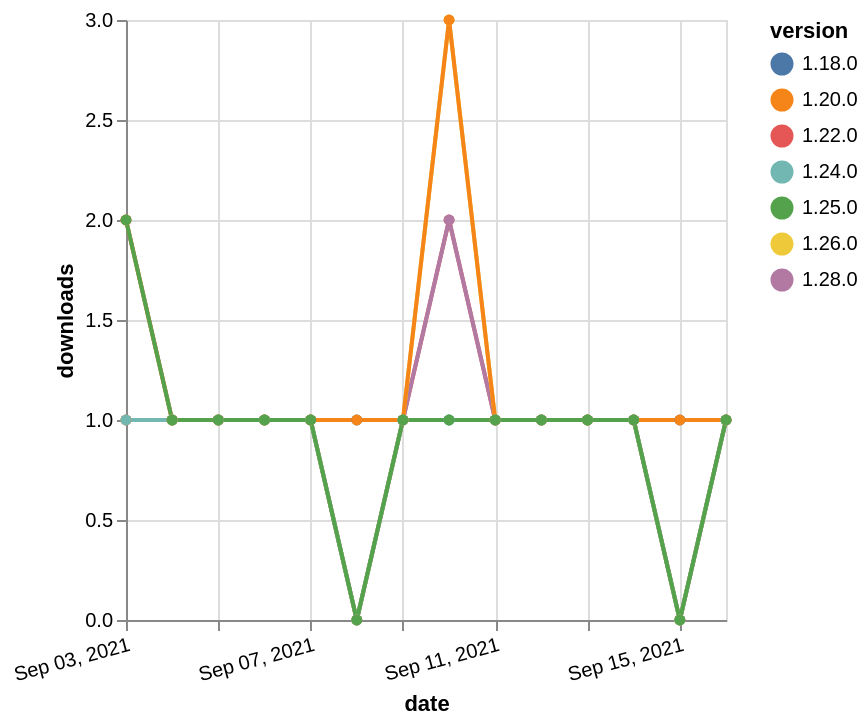

Specify this chart in Vega-Lite:
### Vega-Lite specification from a JSON file in a GitHub repository (floating-point values rounded to 4 significant figures)
{"$schema": "https://vega.github.io/schema/vega-lite/v5.json", "description": "A simple bar chart with embedded data.", "data": {"values": [{"date": "2021-09-03", "total": 210, "delta": 1, "version": "1.18.0"}, {"date": "2021-09-04", "total": 211, "delta": 1, "version": "1.18.0"}, {"date": "2021-09-05", "total": 212, "delta": 1, "version": "1.18.0"}, {"date": "2021-09-06", "total": 213, "delta": 1, "version": "1.18.0"}, {"date": "2021-09-07", "total": 214, "delta": 1, "version": "1.18.0"}, {"date": "2021-09-08", "total": 215, "delta": 1, "version": "1.18.0"}, {"date": "2021-09-09", "total": 216, "delta": 1, "version": "1.18.0"}, {"date": "2021-09-10", "total": 217, "delta": 1, "version": "1.18.0"}, {"date": "2021-09-11", "total": 218, "delta": 1, "version": "1.18.0"}, {"date": "2021-09-12", "total": 219, "delta": 1, "version": "1.18.0"}, {"date": "2021-09-13", "total": 220, "delta": 1, "version": "1.18.0"}, {"date": "2021-09-14", "total": 221, "delta": 1, "version": "1.18.0"}, {"date": "2021-09-15", "total": 222, "delta": 1, "version": "1.18.0"}, {"date": "2021-09-16", "total": 223, "delta": 1, "version": "1.18.0"}, {"date": "2021-09-03", "total": 168, "delta": 1, "version": "1.22.0"}, {"date": "2021-09-04", "total": 169, "delta": 1, "version": "1.22.0"}, {"date": "2021-09-05", "total": 170, "delta": 1, "version": "1.22.0"}, {"date": "2021-09-06", "total": 171, "delta": 1, "version": "1.22.0"}, {"date": "2021-09-07", "total": 172, "delta": 1, "version": "1.22.0"}, {"date": "2021-09-08", "total": 172, "delta": 0, "version": "1.22.0"}, {"date": "2021-09-09", "total": 173, "delta": 1, "version": "1.22.0"}, {"date": "2021-09-10", "total": 175, "delta": 2, "version": "1.22.0"}, {"date": "2021-09-11", "total": 176, "delta": 1, "version": "1.22.0"}, {"date": "2021-09-12", "total": 177, "delta": 1, "version": "1.22.0"}, {"date": "2021-09-13", "total": 178, "delta": 1, "version": "1.22.0"}, {"date": "2021-09-14", "total": 179, "delta": 1, "version": "1.22.0"}, {"date": "2021-09-15", "total": 179, "delta": 0, "version": "1.22.0"}, {"date": "2021-09-16", "total": 180, "delta": 1, "version": "1.22.0"}, {"date": "2021-09-03", "total": 113, "delta": 2, "version": "1.28.0"}, {"date": "2021-09-04", "total": 114, "delta": 1, "version": "1.28.0"}, {"date": "2021-09-05", "total": 115, "delta": 1, "version": "1.28.0"}, {"date": "2021-09-06", "total": 116, "delta": 1, "version": "1.28.0"}, {"date": "2021-09-07", "total": 117, "delta": 1, "version": "1.28.0"}, {"date": "2021-09-08", "total": 117, "delta": 0, "version": "1.28.0"}, {"date": "2021-09-09", "total": 118, "delta": 1, "version": "1.28.0"}, {"date": "2021-09-10", "total": 120, "delta": 2, "version": "1.28.0"}, {"date": "2021-09-11", "total": 121, "delta": 1, "version": "1.28.0"}, {"date": "2021-09-12", "total": 122, "delta": 1, "version": "1.28.0"}, {"date": "2021-09-13", "total": 123, "delta": 1, "version": "1.28.0"}, {"date": "2021-09-14", "total": 124, "delta": 1, "version": "1.28.0"}, {"date": "2021-09-15", "total": 124, "delta": 0, "version": "1.28.0"}, {"date": "2021-09-16", "total": 125, "delta": 1, "version": "1.28.0"}, {"date": "2021-09-03", "total": 164, "delta": 1, "version": "1.26.0"}, {"date": "2021-09-04", "total": 165, "delta": 1, "version": "1.26.0"}, {"date": "2021-09-05", "total": 166, "delta": 1, "version": "1.26.0"}, {"date": "2021-09-06", "total": 167, "delta": 1, "version": "1.26.0"}, {"date": "2021-09-07", "total": 168, "delta": 1, "version": "1.26.0"}, {"date": "2021-09-08", "total": 168, "delta": 0, "version": "1.26.0"}, {"date": "2021-09-09", "total": 169, "delta": 1, "version": "1.26.0"}, {"date": "2021-09-10", "total": 172, "delta": 3, "version": "1.26.0"}, {"date": "2021-09-11", "total": 173, "delta": 1, "version": "1.26.0"}, {"date": "2021-09-12", "total": 174, "delta": 1, "version": "1.26.0"}, {"date": "2021-09-13", "total": 175, "delta": 1, "version": "1.26.0"}, {"date": "2021-09-14", "total": 176, "delta": 1, "version": "1.26.0"}, {"date": "2021-09-15", "total": 176, "delta": 0, "version": "1.26.0"}, {"date": "2021-09-16", "total": 177, "delta": 1, "version": "1.26.0"}, {"date": "2021-09-03", "total": 285, "delta": 2, "version": "1.20.0"}, {"date": "2021-09-04", "total": 286, "delta": 1, "version": "1.20.0"}, {"date": "2021-09-05", "total": 287, "delta": 1, "version": "1.20.0"}, {"date": "2021-09-06", "total": 288, "delta": 1, "version": "1.20.0"}, {"date": "2021-09-07", "total": 289, "delta": 1, "version": "1.20.0"}, {"date": "2021-09-08", "total": 290, "delta": 1, "version": "1.20.0"}, {"date": "2021-09-09", "total": 291, "delta": 1, "version": "1.20.0"}, {"date": "2021-09-10", "total": 294, "delta": 3, "version": "1.20.0"}, {"date": "2021-09-11", "total": 295, "delta": 1, "version": "1.20.0"}, {"date": "2021-09-12", "total": 296, "delta": 1, "version": "1.20.0"}, {"date": "2021-09-13", "total": 297, "delta": 1, "version": "1.20.0"}, {"date": "2021-09-14", "total": 298, "delta": 1, "version": "1.20.0"}, {"date": "2021-09-15", "total": 299, "delta": 1, "version": "1.20.0"}, {"date": "2021-09-16", "total": 300, "delta": 1, "version": "1.20.0"}, {"date": "2021-09-03", "total": 147, "delta": 1, "version": "1.24.0"}, {"date": "2021-09-04", "total": 148, "delta": 1, "version": "1.24.0"}, {"date": "2021-09-05", "total": 149, "delta": 1, "version": "1.24.0"}, {"date": "2021-09-06", "total": 150, "delta": 1, "version": "1.24.0"}, {"date": "2021-09-07", "total": 151, "delta": 1, "version": "1.24.0"}, {"date": "2021-09-08", "total": 151, "delta": 0, "version": "1.24.0"}, {"date": "2021-09-09", "total": 152, "delta": 1, "version": "1.24.0"}, {"date": "2021-09-10", "total": 153, "delta": 1, "version": "1.24.0"}, {"date": "2021-09-11", "total": 154, "delta": 1, "version": "1.24.0"}, {"date": "2021-09-12", "total": 155, "delta": 1, "version": "1.24.0"}, {"date": "2021-09-13", "total": 156, "delta": 1, "version": "1.24.0"}, {"date": "2021-09-14", "total": 157, "delta": 1, "version": "1.24.0"}, {"date": "2021-09-15", "total": 157, "delta": 0, "version": "1.24.0"}, {"date": "2021-09-16", "total": 158, "delta": 1, "version": "1.24.0"}, {"date": "2021-09-03", "total": 132, "delta": 2, "version": "1.25.0"}, {"date": "2021-09-04", "total": 133, "delta": 1, "version": "1.25.0"}, {"date": "2021-09-05", "total": 134, "delta": 1, "version": "1.25.0"}, {"date": "2021-09-06", "total": 135, "delta": 1, "version": "1.25.0"}, {"date": "2021-09-07", "total": 136, "delta": 1, "version": "1.25.0"}, {"date": "2021-09-08", "total": 136, "delta": 0, "version": "1.25.0"}, {"date": "2021-09-09", "total": 137, "delta": 1, "version": "1.25.0"}, {"date": "2021-09-10", "total": 138, "delta": 1, "version": "1.25.0"}, {"date": "2021-09-11", "total": 139, "delta": 1, "version": "1.25.0"}, {"date": "2021-09-12", "total": 140, "delta": 1, "version": "1.25.0"}, {"date": "2021-09-13", "total": 141, "delta": 1, "version": "1.25.0"}, {"date": "2021-09-14", "total": 142, "delta": 1, "version": "1.25.0"}, {"date": "2021-09-15", "total": 142, "delta": 0, "version": "1.25.0"}, {"date": "2021-09-16", "total": 143, "delta": 1, "version": "1.25.0"}]}, "width": "container", "mark": {"type": "line", "point": {"filled": true}}, "encoding": {"x": {"field": "date", "type": "temporal", "timeUnit": "yearmonthdate", "title": "date", "axis": {"labelAngle": -15}}, "y": {"field": "delta", "type": "quantitative", "title": "downloads"}, "color": {"field": "version", "type": "nominal"}, "tooltip": {"field": "delta"}}}
